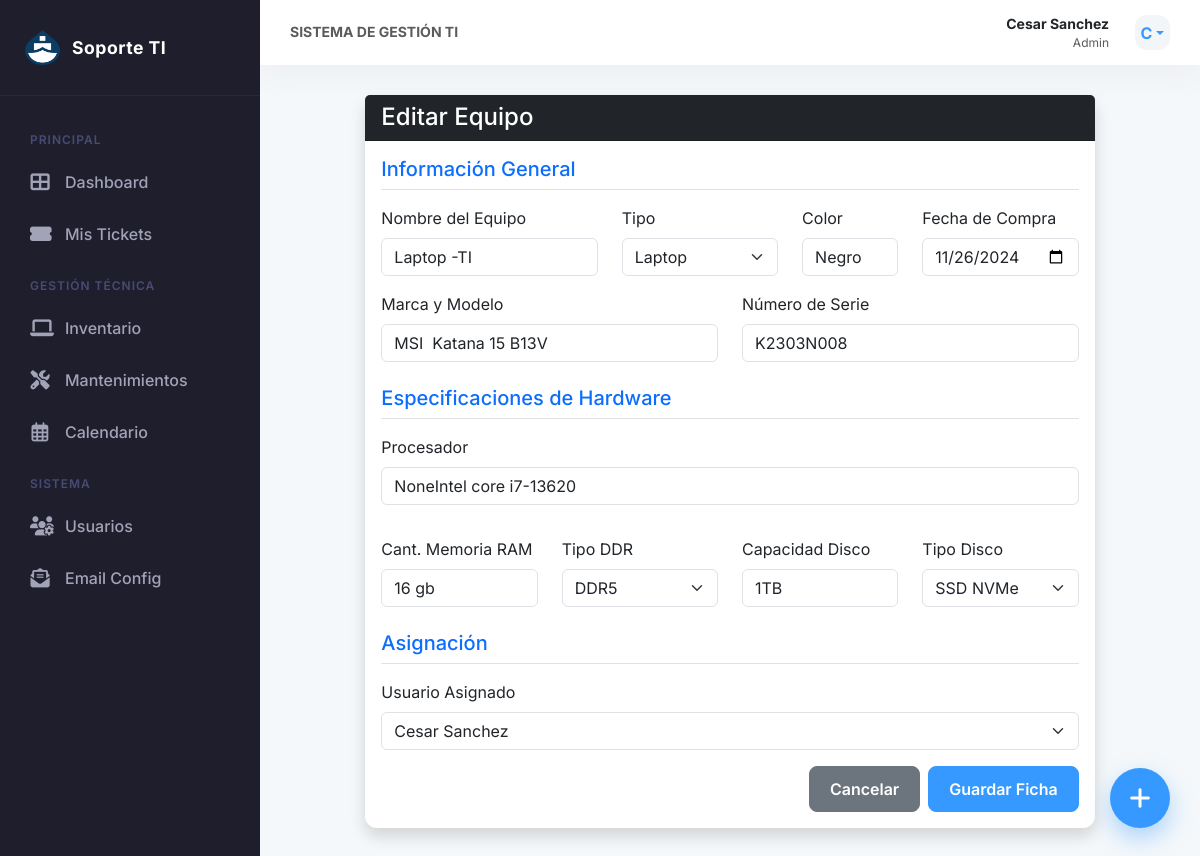
The app's page /equipos/gestion/17b50df2-966e-4c90-93f1-8ec6f6dc0221 (signed in) with its own data.
### tables this page shows
CREATE TABLE usuarios (
    id TEXT PRIMARY KEY,
    username TEXT UNIQUE NOT NULL,
    email TEXT UNIQUE,
    password_hash TEXT NOT NULL,
    role TEXT NOT NULL DEFAULT 'user',
    departamento TEXT,
    fecha_creacion TIMESTAMP DEFAULT CURRENT_TIMESTAMP
);

CREATE TABLE equipos (
    id TEXT PRIMARY KEY,
    nombre_equipo TEXT UNIQUE NOT NULL,
    tipo TEXT,
    marca_modelo TEXT,
    numero_serie TEXT UNIQUE,
    fecha_compra DATE,
    procesador TEXT,
    memoria_ram TEXT,
    tipo_ram TEXT,
    disco_duro TEXT,
    tipo_disco TEXT,
    color TEXT,
    notas TEXT,
    usuario_asignado_id TEXT,
    FOREIGN KEY (usuario_asignado_id) REFERENCES usuarios (id) ON DELETE SET NULL
);

### app.py (the view, shortened to what this page needs)
@app.route('/equipos/gestion', methods=['GET', 'POST'])
@app.route('/equipos/gestion/<equipo_id>', methods=['GET', 'POST'])
@admin_required
def gestion_equipo(equipo_id=None):
    equipo = repo.get_equipment_by_id(UUID(equipo_id)) if equipo_id else None
    db = get_db()
    usuarios = db.execute("SELECT id, username FROM usuarios").fetchall()
    return render_template('formulario_equipo.html', equipo=equipo, usuarios=usuarios)

### app.py (called while the page is built)
def get_db():
    if 'db' not in g:
        g.db = sqlite3.connect(app.config['DB_FILE'])
        g.db.row_factory = sqlite3.Row
        g.db.execute("PRAGMA foreign_keys = ON")
    return g.db

def admin_required(f):
    @wraps(f)
    def decorated_function(*args, **kwargs):
        if session.get('role') != 'admin':
            flash('Acceso denegado.', 'danger')
            return redirect(url_for('dashboard'))
        return f(*args, **kwargs)
    return decorated_function

### infrastructure/persistence/repository.py (called while the page is built)
    @contextmanager
    def _get_connection(self):
        conn = sqlite3.connect(self.db_path)
        conn.row_factory = sqlite3.Row
        conn.execute("PRAGMA foreign_keys = ON")
        try:
            yield conn
        finally:
            conn.close()

### templates/formulario_equipo.html (shortened to what this page needs)
{% extends "layout.html" %}
{% block content %}
<div class="row justify-content-center">
    <div class="col-md-10">
        <div class="card shadow">
            <div class="card-header bg-dark text-white">
                <h4 class="mb-0">
                    {% if equipo %}Editar Equipo{% else %}Registrar Nuevo Equipo{% endif %}
                </h4>
            </div>
            <div class="card-body">
                <form method="POST">
                    <h5 class="text-primary border-bottom pb-2 mb-3">Información General</h5>
                    <div class="row mb-3">
                        <div class="col-md-4">
                            <label class="form-label">Nombre del Equipo</label>
                            <input type="text" name="nombre_equipo" class="form-control"
                                value="{{ equipo.nombre_equipo if equipo else '' }}" required
                                placeholder="Ej: LAPTOP-01">
                        </div>
                        <div class="col-md-3">
                            <label class="form-label">Tipo</label>
                            <select name="tipo" class="form-select">
                                <option value="Laptop" {% if equipo and equipo.tipo=='Laptop' %}selected{% endif %}>
                                    Laptop</option>
                            </select>
                        </div>
                        <div class="col-md-2">
                            <label class="form-label">Color</label>
                            <input type="text" name="color" class="form-control"
                                value="{{ equipo.color if equipo else '' }}" placeholder="Ej: Gris Espacial">
                        </div>
                        <div class="col-md-3">
                            <label class="form-label">Fecha de Compra</label>
                            <input type="date" name="fecha_compra" class="form-control"
                                value="{{ equipo.fecha_compra if equipo else '' }}">
                        </div>
                    </div>
                    <div class="row mb-3">
                        <div class="col-md-6">
                            <label class="form-label">Marca y Modelo</label>
                            <input type="text" name="marca_modelo" class="form-control"
                                value="{{ equipo.marca_modelo if equipo else '' }}">
                        </div>
                        <div class="col-md-6">
                            <label class="form-label">Número de Serie</label>
                            <input type="text" name="numero_serie" class="form-control"
                                value="{{ equipo.numero_serie if equipo else '' }}">
                        </div>
                    </div>
                    <h5 class="text-primary border-bottom pb-2 mb-3 mt-4">Especificaciones de Hardware</h5>
                    <div class="row mb-3">
                        <div class="col-md-12 mb-3">
                            <label class="form-label">Procesador</label>
                            <input type="text" name="procesador" class="form-control"
                                value="{{ equipo.procesador if equipo else '' }}">
                        </div>
                    </div>
                    <div class="row mb-3">
                        <div class="col-md-3">
                            <label class="form-label">Cant. Memoria RAM</label>
                            <input type="text" name="memoria_ram" class="form-control"
                                value="{{ equipo.memoria_ram if equipo else '' }}" placeholder="Ej: 16 GB">
                        </div>
                        <div class="col-md-3">
                            <label class="form-label">Tipo DDR</label>
                            <select name="tipo_ram" class="form-select">
                                <option value="DDR5" {% if equipo and equipo.tipo_ram=='DDR5' %}selected{% endif %}>DDR5
                                </option>
                            </select>
                        </div>
                        <div class="col-md-3">
                            <label class="form-label">Capacidad Disco</label>
                            <input type="text" name="disco_duro" class="form-control"
                                value="{{ equipo.disco_duro if equipo else '' }}" placeholder="Ej: 512 GB">
                        </div>
                        <div class="col-md-3">
                            <label class="form-label">Tipo Disco</label>
                            <select name="tipo_disco" class="form-select">
                                <option value="SSD NVMe" {% if equipo and equipo.tipo_disco=='SSD NVMe' %}selected{%
                                    endif %}>SSD NVMe</option>
                            </select>
                        </div>
                    </div>
                    <h5 class="text-primary border-bottom pb-2 mb-3 mt-4">Asignación</h5>
                    <div class="mb-3">
                        <label class="form-label">Usuario Asignado</label>
                        <select name="usuario_asignado_id" class="form-select">
                            {% for usuario in usuarios %}
                            <option value="{{ usuario.id }}" {% if equipo and
                                (equipo.usuario_asignado_id|string)==(usuario.id|string) %}selected{% endif %}>
                                {{ usuario.username }}
                            </option>
                            {% endfor %}
                        </select>
                    </div>
                    <div class="d-flex justify-content-end gap-2">
                        <a href="{{ url_for('lista_equipos') }}" class="btn btn-secondary">Cancelar</a>
                        <button type="submit" class="btn btn-primary">Guardar Ficha</button>
                    </div>
                </form>
            </div>
        </div>
    </div>
</div>
{% endblock %}

### templates/layout.html (shortened to what this page needs)
<!DOCTYPE html>
<html lang="es">
<head>
    <link href="https://cdn.jsdelivr.net/npm/bootstrap@5.3.0/dist/css/bootstrap.min.css" rel="stylesheet">
    <link rel="stylesheet" href="https://cdnjs.cloudflare.com/ajax/libs/font-awesome/6.4.0/css/all.min.css">
    <link rel="stylesheet" href="https://cdn.datatables.net/1.13.4/css/dataTables.bootstrap5.min.css">
    <link rel="stylesheet" href="https://cdn.datatables.net/responsive/2.4.1/css/responsive.bootstrap5.min.css">
    <link rel="stylesheet" href="https://cdn.datatables.net/buttons/2.3.6/css/buttons.bootstrap5.min.css">
    <link rel="stylesheet" href="{{ url_for('static', filename='css/style.css') }}">
</head>
<body>
    <div class="app-wrapper">
        {% if session.get('user_id') %}
        <aside class="sidebar" id="sidebar">
            <div class="sidebar-header">
                <img src="{{ url_for('static', filename='img/logo.png') }}" alt="Logo" class="sidebar-logo">
                <h1 class="sidebar-title">Soporte TI</h1>
            </div>
            <div class="sidebar-menu">
                <div class="menu-section">Principal</div>
                <div class="menu-item">
                    <a href="{{ url_for('dashboard') }}"
                        class="menu-link {% if request.endpoint == 'dashboard' %}active{% endif %}">
                        <i class="fas fa-th-large"></i> Dashboard
                    </a>
                </div>
                <div class="menu-item">
                    <a href="{{ url_for('lista_soportes') }}"
                        class="menu-link {% if request.endpoint == 'lista_soportes' %}active{% endif %}">
                        <i class="fas fa-ticket-alt"></i> Mis Tickets
                    </a>
                </div>
                {% if session.get('role') in ['admin', 'tecnico'] %}
                <div class="menu-section">Gestión Técnica</div>
                <div class="menu-item">
                    <a href="{{ url_for('lista_equipos') }}"
                        class="menu-link {% if request.endpoint == 'lista_equipos' %}active{% endif %}">
                        <i class="fas fa-laptop"></i> Inventario
                    </a>
                </div>
                <div class="menu-item">
                    <a href="{{ url_for('lista_mantenimientos') }}"
                        class="menu-link {% if request.endpoint == 'lista_mantenimientos' %}active{% endif %}">
                        <i class="fas fa-tools"></i> Mantenimientos
                    </a>
                </div>
                <div class="menu-item">
                    <a href="{{ url_for('ver_calendario') }}"
                        class="menu-link {% if request.endpoint == 'ver_calendario' %}active{% endif %}">
                        <i class="far fa-calendar-alt"></i> Calendario
                    </a>
                </div>
                {% endif %}
                {% if session.get('role') == 'admin' %}
                <div class="menu-section">Sistema</div>
                <div class="menu-item">
                    <a href="{{ url_for('admin_usuarios') }}"
                        class="menu-link {% if request.endpoint == 'admin_usuarios' %}active{% endif %}">
                        <i class="fas fa-users-cog"></i> Usuarios
                    </a>
                </div>
                <div class="menu-item">
                    <a href="{{ url_for('admin_config_email') }}"
                        class="menu-link {% if request.endpoint == 'admin_config_email' %}active{% endif %}">
                        <i class="fas fa-envelope-open-text"></i> Email Config
                    </a>
                </div>
                {% endif %}
            </div>
        </aside>
        {% endif %}
        <div class="main-content">
            {% if session.get('user_id') %}
            <header class="top-bar">
                <div class="d-flex align-items-center">
                    <h5 class="mb-0 text-muted small fw-bold text-uppercase d-none d-md-block">
                        {% if request.endpoint == 'dashboard' %}Panel de Control
                        {% elif request.endpoint == 'lista_soportes' %}Gestión de Tickets
                        {% elif request.endpoint == 'lista_equipos' %}Fichas de Inventario
                        {% elif request.endpoint == 'lista_mantenimientos' %}Cronograma de Tareas
                        {% else %}Sistema de Gestión TI{% endif %}
                    </h5>
                </div>
                <div class="user-profile dropdown">
                    <div class="d-flex flex-column text-end me-3 d-none d-sm-flex">
                        <span class="fw-bold small">{{ session.get('username') }}</span>
                        <span class="text-muted" style="font-size: 0.75rem;">{{ session.get('role') | capitalize
                            }}</span>
                    </div>
                    <div class="avatar-circle dropdown-toggle" data-bs-toggle="dropdown">
                        {{ session.get('username')[0].upper() }}
                    </div>
                </div>
            </header>
            {% endif %}
            <main class="content-body">
                {% block content %}{% endblock %}
            </main>
            <div class="fab-container">
                <a href="{{ url_for('agregar') }}" class="fab" title="Nuevo Ticket">
                    <i class="fas fa-plus"></i>
                </a>
            </div>
        </div>
    </div>
</body>
</html>

### static/css/style.css (style rules this page uses)
:root { --sidebar-width: 260px; --sidebar-bg: #1e1e2d; --sidebar-hover: #2c2c3d; --sidebar-active: #3699ff; --primary-color: #3699ff; --secondary-color: #e4e6ef; --bg-color: #f5f8fa; --card-shadow: 0 0 20px 0 rgba(76, 87, 125, 0.02); --transition-speed: 0.3s; }
body { background-color: var(--bg-color); font-family: 'Inter', 'Segoe UI', sans-serif; margin: 0; overflow-x: hidden; }
.app-wrapper { display: flex; min-height: 100vh; }
.sidebar { width: var(--sidebar-width); background-color: var(--sidebar-bg); color: #a2a3b7; display: flex; flex-direction: column; transition: all var(--transition-speed) ease; z-index: 1000; }
.sidebar-header { padding: 30px 25px; display: flex; align-items: center; border-bottom: 1px solid rgba(255, 255, 255, 0.05); }
.sidebar-logo { height: 35px; margin-right: 12px; }
.sidebar-title { color: white; font-weight: 700; font-size: 1.1rem; margin: 0; letter-spacing: 0.5px; }
.sidebar-menu { flex: 1; padding: 20px 0; list-style: none; margin: 0; }
.menu-item { margin: 4px 15px; }
.menu-link { display: flex; align-items: center; padding: 12px 15px; color: #a2a3b7; text-decoration: none; border-radius: 8px; transition: all 0.2s ease; font-weight: 500; }
.menu-link i { width: 20px; margin-right: 15px; font-size: 1.2rem; text-align: center; }
.menu-section { padding: 15px 30px 5px; font-size: 0.75rem; font-weight: 600; text-transform: uppercase; color: #494b74; letter-spacing: 1px; }
.main-content { flex: 1; display: flex; flex-direction: column; min-width: 0; }
.top-bar { height: 65px; background-color: white; display: flex; align-items: center; justify-content: space-between; padding: 0 30px; box-shadow: 0 10px 30px 0 rgba(82, 63, 105, 0.05); z-index: 999; }
.content-body { padding: 30px; flex: 1; }
.card { border: none; box-shadow: var(--card-shadow); border-radius: 12px; }
.fab-container { position: fixed; bottom: 30px; right: 30px; z-index: 1050; }
.fab { width: 60px; height: 60px; background-color: var(--primary-color); border-radius: 50%; display: flex; align-items: center; justify-content: center; color: white; font-size: 24px; box-shadow: 0 10px 25px rgba(54, 153, 255, 0.4); cursor: pointer; transition: all 0.3s cubic-bezier(0.175, 0.885, 0.32, 1.275); border: none; text-decoration: none; }
.content-body { padding: 30px; flex: 1; animation: fadeIn 0.5s ease-out; }
.btn { border-radius: 8px; padding: 10px 20px; font-weight: 600; transition: all 0.2s ease; }
.btn-primary { background-color: var(--primary-color); border-color: var(--primary-color); }
.user-profile { display: flex; align-items: center; cursor: pointer; }
.avatar-circle { width: 35px; height: 35px; background-color: #f3f6f9; color: var(--primary-color); border-radius: 12px; display: flex; align-items: center; justify-content: center; font-weight: 700; margin-left: 10px; }

### records on screen
usuarios: get "Cesar Sanchez", get "Admin"
equipos: nombre_equipo "Laptop -TI", tipo "Laptop", color "Negro", fecha_compra "11/26/2024", marca_modelo "MSI Katana 15 B13V", numero_serie "K2303N008", procesador "NoneIntel core i7-13620", memoria_ram "16 gb", tipo_ram "DDR5", disco_duro "1TB", tipo_disco "SSD NVMe"

### other values on screen
{{ session.get('username')[0].upper() }} "C"
form field usuario_asignado_id "Cesar Sanchez"
